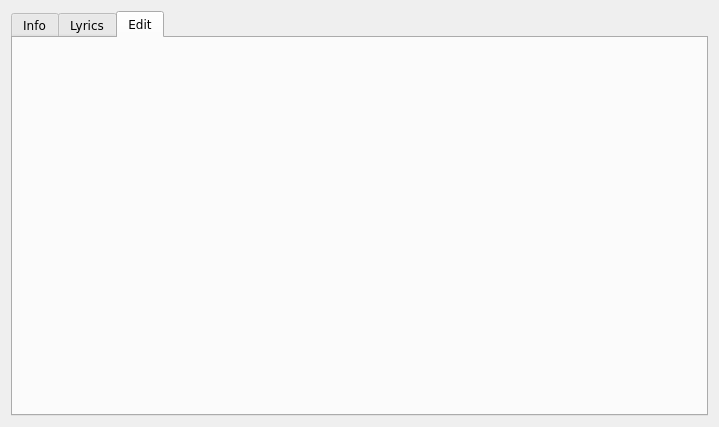
<?xml version="1.0" encoding="UTF-8"?>
<ui version="4.0">
 <class>InfoDialog</class>
 <widget class="QDialog" name="InfoDialog">
  <property name="geometry">
   <rect>
    <x>0</x>
    <y>0</y>
    <width>719</width>
    <height>427</height>
   </rect>
  </property>
  <property name="windowTitle">
   <string>Info / Edit</string>
  </property>
  <layout class="QGridLayout" name="gridLayout">
   <item row="0" column="0">
    <widget class="QTabWidget" name="tab_widget">
     <property name="minimumSize">
      <size>
       <width>0</width>
       <height>300</height>
      </size>
     </property>
     <property name="font">
      <font>
       <family>DejaVu Sans</family>
       <kerning>true</kerning>
      </font>
     </property>
     <property name="focusPolicy">
      <enum>Qt::NoFocus</enum>
     </property>
     <property name="tabPosition">
      <enum>QTabWidget::North</enum>
     </property>
     <property name="tabShape">
      <enum>QTabWidget::Rounded</enum>
     </property>
     <property name="currentIndex">
      <number>2</number>
     </property>
     <property name="elideMode">
      <enum>Qt::ElideNone</enum>
     </property>
     <property name="usesScrollButtons">
      <bool>false</bool>
     </property>
     <property name="documentMode">
      <bool>false</bool>
     </property>
     <property name="tabsClosable">
      <bool>false</bool>
     </property>
     <widget class="QWidget" name="tab_1">
      <attribute name="title">
       <string>Info</string>
      </attribute>
      <layout class="QGridLayout" name="gridLayout_2">
       <property name="horizontalSpacing">
        <number>20</number>
       </property>
       <item row="1" column="1" colspan="2">
        <widget class="QLabel" name="lab_info">
         <property name="sizePolicy">
          <sizepolicy hsizetype="Preferred" vsizetype="Preferred">
           <horstretch>0</horstretch>
           <verstretch>0</verstretch>
          </sizepolicy>
         </property>
         <property name="font">
          <font>
           <family>DejaVu Sans</family>
          </font>
         </property>
         <property name="text">
          <string>Info</string>
         </property>
         <property name="wordWrap">
          <bool>true</bool>
         </property>
        </widget>
       </item>
       <item row="2" column="1" colspan="2">
        <widget class="QLabel" name="lab_playcount">
         <property name="sizePolicy">
          <sizepolicy hsizetype="Preferred" vsizetype="Preferred">
           <horstretch>0</horstretch>
           <verstretch>0</verstretch>
          </sizepolicy>
         </property>
         <property name="font">
          <font>
           <family>DejaVu Sans</family>
          </font>
         </property>
         <property name="text">
          <string>LFM</string>
         </property>
         <property name="wordWrap">
          <bool>true</bool>
         </property>
        </widget>
       </item>
       <item row="3" column="1" colspan="2">
        <widget class="QLabel" name="lab_paths">
         <property name="sizePolicy">
          <sizepolicy hsizetype="Preferred" vsizetype="Preferred">
           <horstretch>0</horstretch>
           <verstretch>0</verstretch>
          </sizepolicy>
         </property>
         <property name="font">
          <font>
           <family>DejaVu Sans</family>
          </font>
         </property>
         <property name="text">
          <string/>
         </property>
         <property name="wordWrap">
          <bool>true</bool>
         </property>
        </widget>
       </item>
       <item row="0" column="0" rowspan="5">
        <layout class="QVBoxLayout" name="verticalLayout">
         <item>
          <spacer name="verticalSpacer_2">
           <property name="font">
            <font>
             <family>DejaVu Sans</family>
            </font>
           </property>
           <property name="orientation">
            <enum>Qt::Vertical</enum>
           </property>
           <property name="sizeHint" stdset="0">
            <size>
             <width>20</width>
             <height>40</height>
            </size>
           </property>
          </spacer>
         </item>
         <item>
          <widget class="QPushButton" name="btn_image">
           <property name="minimumSize">
            <size>
             <width>220</width>
             <height>220</height>
            </size>
           </property>
           <property name="maximumSize">
            <size>
             <width>220</width>
             <height>220</height>
            </size>
           </property>
           <property name="font">
            <font>
             <family>DejaVu Sans</family>
            </font>
           </property>
           <property name="focusPolicy">
            <enum>Qt::NoFocus</enum>
           </property>
           <property name="text">
            <string/>
           </property>
           <property name="iconSize">
            <size>
             <width>220</width>
             <height>220</height>
            </size>
           </property>
           <property name="flat">
            <bool>true</bool>
           </property>
          </widget>
         </item>
         <item>
          <spacer name="verticalSpacer">
           <property name="font">
            <font>
             <family>DejaVu Sans</family>
            </font>
           </property>
           <property name="orientation">
            <enum>Qt::Vertical</enum>
           </property>
           <property name="sizeHint" stdset="0">
            <size>
             <width>20</width>
             <height>40</height>
            </size>
           </property>
          </spacer>
         </item>
        </layout>
       </item>
       <item row="4" column="2">
        <widget class="QPushButton" name="btn_close1">
         <property name="font">
          <font>
           <family>DejaVu Sans</family>
          </font>
         </property>
         <property name="focusPolicy">
          <enum>Qt::NoFocus</enum>
         </property>
         <property name="text">
          <string>Close</string>
         </property>
        </widget>
       </item>
       <item row="4" column="1">
        <spacer name="horizontalSpacer_2">
         <property name="font">
          <font>
           <family>DejaVu Sans</family>
          </font>
         </property>
         <property name="orientation">
          <enum>Qt::Horizontal</enum>
         </property>
         <property name="sizeHint" stdset="0">
          <size>
           <width>40</width>
           <height>20</height>
          </size>
         </property>
        </spacer>
       </item>
       <item row="0" column="1" colspan="2">
        <widget class="QLabel" name="lab_heading">
         <property name="sizePolicy">
          <sizepolicy hsizetype="MinimumExpanding" vsizetype="Preferred">
           <horstretch>0</horstretch>
           <verstretch>0</verstretch>
          </sizepolicy>
         </property>
         <property name="font">
          <font>
           <family>DejaVu Sans</family>
           <pointsize>12</pointsize>
           <weight>75</weight>
           <bold>true</bold>
          </font>
         </property>
         <property name="text">
          <string>Title</string>
         </property>
         <property name="wordWrap">
          <bool>true</bool>
         </property>
        </widget>
       </item>
      </layout>
     </widget>
     <widget class="QWidget" name="tab_2">
      <attribute name="title">
       <string>Lyrics</string>
      </attribute>
      <layout class="QGridLayout" name="gridLayout_3">
       <item row="0" column="0" colspan="3">
        <widget class="QTextEdit" name="te_lyrics">
         <property name="sizePolicy">
          <sizepolicy hsizetype="Preferred" vsizetype="MinimumExpanding">
           <horstretch>0</horstretch>
           <verstretch>0</verstretch>
          </sizepolicy>
         </property>
         <property name="minimumSize">
          <size>
           <width>0</width>
           <height>0</height>
          </size>
         </property>
         <property name="sizeIncrement">
          <size>
           <width>0</width>
           <height>0</height>
          </size>
         </property>
         <property name="horizontalScrollBarPolicy">
          <enum>Qt::ScrollBarAlwaysOff</enum>
         </property>
        </widget>
       </item>
       <item row="2" column="2">
        <widget class="QPushButton" name="btn_close">
         <property name="text">
          <string>Close</string>
         </property>
        </widget>
       </item>
       <item row="2" column="1">
        <spacer name="horizontalSpacer">
         <property name="orientation">
          <enum>Qt::Horizontal</enum>
         </property>
         <property name="sizeHint" stdset="0">
          <size>
           <width>40</width>
           <height>20</height>
          </size>
         </property>
        </spacer>
       </item>
       <item row="2" column="0">
        <widget class="QComboBox" name="combo_servers">
         <property name="currentIndex">
          <number>-1</number>
         </property>
         <property name="minimumContentsLength">
          <number>0</number>
         </property>
         <property name="frame">
          <bool>false</bool>
         </property>
        </widget>
       </item>
      </layout>
     </widget>
     <widget class="QWidget" name="tab_3">
      <attribute name="title">
       <string>Edit</string>
      </attribute>
      <layout class="QGridLayout" name="gridLayout_4"/>
     </widget>
    </widget>
   </item>
  </layout>
 </widget>
 <resources/>
 <connections>
  <connection>
   <sender>btn_close</sender>
   <signal>clicked()</signal>
   <receiver>InfoDialog</receiver>
   <slot>close()</slot>
   <hints>
    <hint type="sourcelabel">
     <x>90</x>
     <y>57</y>
    </hint>
    <hint type="destinationlabel">
     <x>327</x>
     <y>196</y>
    </hint>
   </hints>
  </connection>
  <connection>
   <sender>btn_close1</sender>
   <signal>clicked()</signal>
   <receiver>InfoDialog</receiver>
   <slot>close()</slot>
   <hints>
    <hint type="sourcelabel">
     <x>592</x>
     <y>360</y>
    </hint>
    <hint type="destinationlabel">
     <x>327</x>
     <y>196</y>
    </hint>
   </hints>
  </connection>
  <connection>
   <sender>btn_close</sender>
   <signal>clicked()</signal>
   <receiver>InfoDialog</receiver>
   <slot>hide()</slot>
   <hints>
    <hint type="sourcelabel">
     <x>90</x>
     <y>57</y>
    </hint>
    <hint type="destinationlabel">
     <x>327</x>
     <y>196</y>
    </hint>
   </hints>
  </connection>
  <connection>
   <sender>btn_close1</sender>
   <signal>clicked()</signal>
   <receiver>InfoDialog</receiver>
   <slot>hide()</slot>
   <hints>
    <hint type="sourcelabel">
     <x>592</x>
     <y>360</y>
    </hint>
    <hint type="destinationlabel">
     <x>327</x>
     <y>196</y>
    </hint>
   </hints>
  </connection>
 </connections>
</ui>
